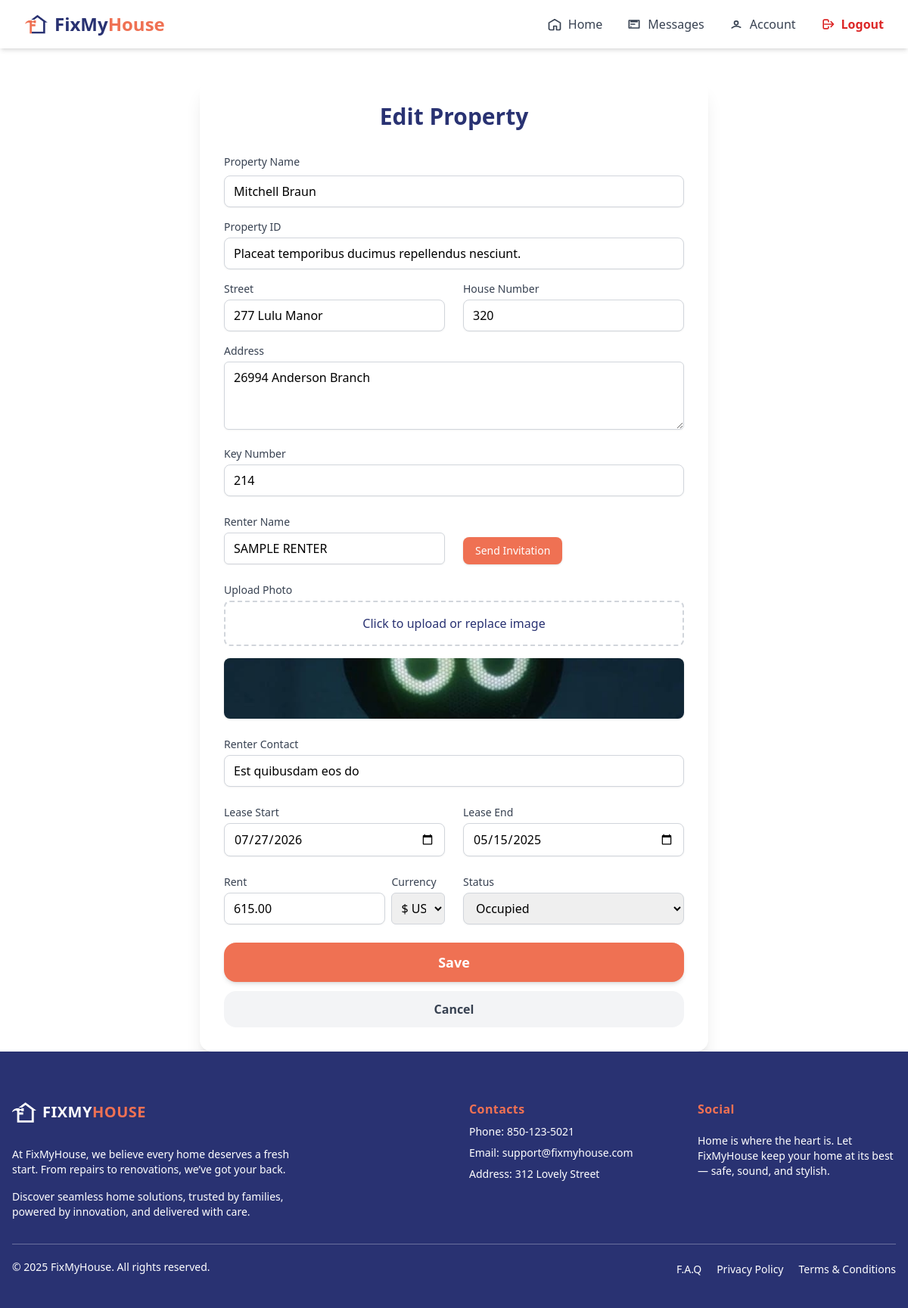
Page /agent/property/52/edit/ (signed in) on the committed database.
### agent/models/propertyAgent.py (models this page shows, shortened)
class Property(models.Model):
    renter = models.ForeignKey(Renter, on_delete=models.SET_NULL, related_name='rent_property', null=True, blank=True)
    agent = models.ForeignKey(AgentRegister, on_delete=models.CASCADE, null=False, related_name='own_properties')
    property_id = models.CharField(max_length=100, blank=True, null=True)
    ref_number = models.CharField(max_length=100, blank=True, null=True)
    name = models.CharField(max_length=100, blank=True, null=True)
    floor_count = models.PositiveIntegerField(blank=True, null=True)
    state = models.CharField(max_length=100, blank=True, null=True)
    city = models.CharField(max_length=100, blank=True, null=True)
    address = models.TextField(blank=True, null=True)
    street = models.CharField(max_length=100, blank=True, null=True)
    house_number = models.CharField(max_length=20, blank=True, null=True)
    renter_name = models.CharField(max_length=100, blank=True, null=True)
    renter_contact = models.CharField(max_length=20, blank=True, null=True)
    key_number = models.CharField(max_length=20, blank=True, null=True)
    rent = models.DecimalField(max_digits=10, decimal_places=2, blank=True, null=True)
    postal_code = models.CharField(max_length=20, blank=True, null=True)
    created_at = models.DateTimeField(auto_now_add=True, blank=True, null=True)
    updated_at = models.DateTimeField(auto_now=True, blank=True, null=True)
    property_photo = models.ImageField(upload_to='property_photos/', blank=True, null=True)
    condition_report = models.ImageField(upload_to='condition_reports/', blank=True, null=True)
    lease_start = models.DateField()
    lease_end = models.DateField()
    is_active = models.BooleanField(null=True, blank=True, default=True)
    STATUS_CHOICES = [
        ('occupied', 'Occupied'),
        ('vacant', 'Vacant'),
    ]
    status = models.CharField(max_length=10, choices=STATUS_CHOICES, default='vacant')
    property_manager = models.ForeignKey(
        AgentRegister,
        on_delete=models.SET_NULL,
        null=True,
        blank=True,
        related_name="properties"
    )

### agent/views/propertyUpdate.py (the view, shortened to what this page needs)
# urls.py: path('property/<int:pk>/edit/', PropertyUpdateView.as_view(), name='property_edit'),
@method_decorator([login_required, agent_required], name='dispatch')
class PropertyUpdateView(UpdateView):
    model = Property
    form_class = AgentCreatePropertyForm
    template_name = 'components/home/property_form.html'
    success_url = reverse_lazy('manage_properties')
    def get_initial(self):
        initial = super().get_initial()
        property = self.get_object()
        if hasattr(property, 'renter') and property.renter:
            initial['renter_name'] = property.renter.name
        else:
            initial['renter_name'] = ""
        return initial

### agent/forms.py (shortened to what this page needs)
class AgentCreatePropertyForm(forms.ModelForm):
    renter_name = forms.CharField(
        label="Renter Name",
        widget=forms.TextInput(attrs={
            'class': 'w-full border border-gray-300 rounded-md p-2',
            'placeholder': 'Type renter name...'
        })
    )
    property_manager = forms.ModelChoiceField(
        queryset=AgentRegister.objects.filter(is_property_manager=True),
        label="Property Manager",
        required=False,
        widget=forms.Select(attrs={
            'class': 'w-full border border-gray-300 rounded-md p-2'
        })
    )
    class Meta:
        model = Property
        exclude = ['agent']
        widgets = {
            'address': forms.Textarea(attrs={
                'rows': 3,
                'class': 'w-full border border-gray-300 rounded-md p-2'
            }),
            'lease_start': forms.DateInput(attrs={
                'type': 'date',
            }),
            'lease_end': forms.DateInput(attrs={
                'type': 'date',
            }),
        }

### trader/context_processors.py (called while the page is built)
def notifications_context(request):
    if request.user.is_authenticated:
        unread_qs = get_unread_notifications(request.user)
        return {
            "unread_count": unread_qs.count(),
            "unread_notifications": unread_qs[:5],  # show latest 5
        }
    return {}

### trader/views/traderNotification.py (called while the page is built)
def get_unread_notifications(user):
    try:
        return TraderNotification.objects.filter(
            trader_id__user=user,
            seen=False
        ).order_by("-created_at")
    except Exception as e:
        logger.error(f"Error fetching notifications! {e}")
        return TraderNotification.objects.none()

### agent/templates/components/home/property_form.html (shortened to what this page needs)
{% extends "baseAgent.html" %}
{% load widget_tweaks %}
{% block content %}
{% include 'components/home/navigatorBaseAgent.html' %}
<div class="max-w-2xl mx-auto mt-10 bg-white p-6 sm:p-8 rounded-2xl shadow-xl w-full">
  <h2 class="text-3xl font-bold text-center text-[#293272] mb-8">
    {% if form.instance.pk %}Edit Property{% else %}Create Property{% endif %}
  </h2>
  <form method="POST" class="space-y-6" enctype="multipart/form-data">
    <div class="gap-6">
        <label class="block text-sm font-medium text-gray-700 mb-2">Property Name</label>
        {{ form.name|add_class:"w-full rounded-lg border border-gray-300 px-3 py-2 shadow-sm focus:ring-2 focus:ring-blue-500 focus:border-blue-500 transition" }}
        <label class="block text-sm font-medium text-gray-700 mb-1 mt-4">Property ID</label>
        {{ form.property_id|add_class:"w-full rounded-lg border border-gray-300 px-3 py-2 shadow-sm focus:ring-2 focus:ring-blue-500 focus:border-blue-500 transition" }}
        <div class="grid grid-cols-1 sm:grid-cols-2 gap-6 mt-4">
          <div>
            <label class="block text-sm font-medium text-gray-700 mb-1">Street</label>
            {{ form.street|add_class:"w-full rounded-lg border border-gray-300 px-3 py-2 shadow-sm focus:ring-2 focus:ring-blue-500 focus:border-blue-500 transition" }}
          </div>
          <div>
            <label class="block text-sm font-medium text-gray-700 mb-1">House Number</label>
            {{ form.house_number|add_class:"w-full rounded-lg border border-gray-300 px-3 py-2 shadow-sm focus:ring-2 focus:ring-blue-500 focus:border-blue-500 transition" }}
          </div>
        </div>
        <label class="block text-sm font-medium text-gray-700 mb-1 mt-4">Address</label>
        {{ form.address|add_class:"w-full rounded-lg border border-gray-300 px-3 py-2 shadow-sm focus:ring-2 focus:ring-blue-500 focus:border-blue-500 transition" }}
        <label class="block text-sm font-medium text-gray-700 mb-1 mt-4">Key Number</label>
        {{ form.key_number|add_class:"w-full rounded-lg border border-gray-300 px-3 py-2 shadow-sm focus:ring-2 focus:ring-blue-500 focus:border-blue-500 transition" }}
    </div>
    <div class="grid grid-cols-1 sm:grid-cols-2 gap-6 items-end">
      <div>
        <label class="block text-sm font-medium text-gray-700 mb-1">Renter Name</label>
        {{ form.renter_name|add_class:"w-full rounded-lg border border-gray-300 px-3 py-2 shadow-sm focus:ring-2 focus:ring-blue-500 focus:border-blue-500 transition" }}
      </div>
         <div class="flex sm:justify-start justify-end">
            <a href="{% if form.instance.id %}{% url 'renter_invitation' %}?name={{ form.renter_name.value|urlencode }}
              &email={{ form.renter_contact.value|urlencode }}&property_id={{ form.instance.id|urlencode }}&property_name={{ form.name.value|urlencode }}
              &property_address={{ form.address.value|urlencode }}&property_lease_start={{ form.lease_start.value|date:'m/d/Y'|urlencode }}
              &property_lease_end={{ form.lease_end.value|date:'m/d/Y'|urlencode }}&property_rent={{ form.rent.value|urlencode }}
              &property_status={{ form.status.value|urlencode }}{% else %}#{% endif %}"
              class="bg-[#EF7153] hover:bg-[#d35032] text-white px-4 py-2 rounded-lg text-sm transition shadow
              {% if not form.renter_name.value or not form.renter_contact.value or not form.instance.id %}opacity-50 pointer-events-none{% endif %}">
              Send Invitation
            </a>
        </div>
    </div>
    <div x-data="{ imageUrl: '', showZoom: false }"
      {% if form.instance.property_photo %}
        x-init="imageUrl='{{ form.instance.property_photo.url|escapejs }}'"
      {% endif %}>
      <label class="block text-sm font-medium text-gray-700 mb-1 mt-4">Upload Photo</label>
      <div class="border-2 border-dashed border-gray-300 rounded-lg p-4 text-center cursor-pointer hover:bg-gray-50 transition">
          <label for="id_property_photo" class="cursor-pointer text-[#293272] font-medium hover:underline">
              Click to upload or replace image
          </label>
      </div>
      <template x-if="imageUrl">
          <div class="mt-4">
            <img :src="imageUrl" @click="showZoom = true"
                class="w-full max-h-[5rem] object-cover rounded-lg shadow cursor-zoom-in hover:opacity-90 transition" />
          </div>
      </template>
    </div>
    <div>
      <label class="block text-sm font-medium text-gray-700 mb-1">Renter Contact</label>
      {{ form.renter_contact|add_class:"w-full rounded-lg border border-gray-300 px-3 py-2 shadow-sm focus:ring-2 focus:ring-blue-500 focus:border-blue-500 transition" }}
    </div>
    <div class="grid grid-cols-1 sm:grid-cols-2 gap-6">
      <div>
        <label class="block text-sm font-medium text-gray-700 mb-1">Lease Start</label>
        {{ form.lease_start|add_class:"w-full rounded-lg border border-gray-300 px-3 py-2 shadow-sm focus:ring-2 focus:ring-blue-500 focus:border-blue-500 transition" }}
      </div>
      <div>
        <label class="block text-sm font-medium text-gray-700 mb-1">Lease End</label>
        {{ form.lease_end|add_class:"w-full rounded-lg border border-gray-300 px-3 py-2 shadow-sm focus:ring-2 focus:ring-blue-500 focus:border-blue-500 transition" }}
      </div>
    </div>
    <div class="grid grid-cols-1 sm:grid-cols-2 gap-6">
      <div class="flex gap-2">
        <div>
          <label class="block text-sm font-medium text-gray-700 mb-1">Rent</label>
          {{ form.rent|add_class:"w-full rounded-lg border border-gray-300 px-3 py-2 shadow-sm focus:ring-2 focus:ring-blue-500 focus:border-blue-500 transition" }}
        </div>
        <div>
          <label class="block text-sm font-medium text-gray-700 mb-1">Currency</label>
          <select name="currency" class="w-full border border-gray-300 rounded-md p-2">
            <option value="USD">$ USD</option>
          </select>
        </div>
      </div>
      <div>
        <label class="block text-sm font-medium text-gray-700 mb-1">Status</label>
        {{ form.status|add_class:"w-full rounded-lg border border-gray-300 px-3 py-2 shadow-sm focus:ring-2 focus:ring-blue-500 focus:border-blue-500 transition" }}
      </div>
    </div>
    <div class="mt-6 flex flex-col space-y-3">
      <button type="submit"
        class="w-full text-center text-lg py-3 rounded-2xl bg-[#EF7153] hover:bg-[#d35032] text-white font-semibold transition-all duration-200 shadow-md hover:shadow-lg">
        Save
      </button>
      <a href="javascript:history.back()"
        class="block text-center py-3 bg-gray-100 rounded-2xl font-semibold text-gray-700 hover:bg-gray-200">
        Cancel
      </a>
    </div>
  </form>
</div>
{% include 'components/footerAgent.html' %}
{% endblock %}

### rows in the picture
Property: name "Mitchell Braun", property_id "Placeat temporibus ducimus repellendus nesciunt.", street "277 Lulu Manor", house_number "320", address "26994 Anderson Branch", key_number "214", renter_name "SAMPLE RENTER", renter_contact "Est quibusdam eos do", lease_start "07/27/2026", lease_end "05/15/2025", rent "615.00", status "Occupied"
